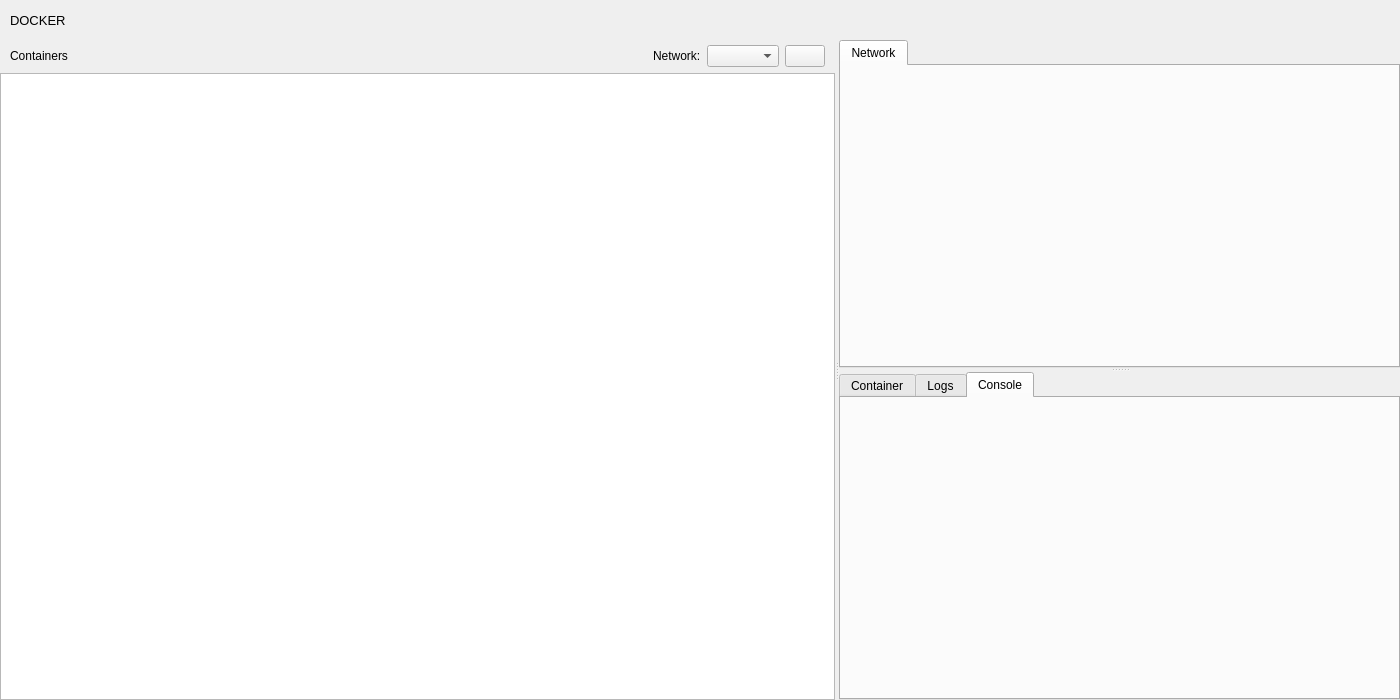
<?xml version="1.0" encoding="UTF-8"?>
<ui version="4.0">
 <class>DockerPage</class>
 <widget class="QWidget" name="DockerPage">
  <property name="geometry">
   <rect>
    <x>0</x>
    <y>0</y>
    <width>1400</width>
    <height>700</height>
   </rect>
  </property>
  <property name="windowTitle">
   <string>Form</string>
  </property>
  <layout class="QVBoxLayout" name="verticalLayout_2">
   <property name="spacing">
    <number>0</number>
   </property>
   <property name="leftMargin">
    <number>0</number>
   </property>
   <property name="topMargin">
    <number>0</number>
   </property>
   <property name="rightMargin">
    <number>0</number>
   </property>
   <property name="bottomMargin">
    <number>0</number>
   </property>
   <item>
    <widget class="QWidget" name="pageToolbar" native="true">
     <property name="sizePolicy">
      <sizepolicy hsizetype="Preferred" vsizetype="Maximum">
       <horstretch>0</horstretch>
       <verstretch>0</verstretch>
      </sizepolicy>
     </property>
     <property name="maximumSize">
      <size>
       <width>16777215</width>
       <height>40</height>
      </size>
     </property>
     <layout class="QHBoxLayout" name="headerLayout">
      <property name="leftMargin">
       <number>10</number>
      </property>
      <property name="topMargin">
       <number>5</number>
      </property>
      <property name="rightMargin">
       <number>10</number>
      </property>
      <property name="bottomMargin">
       <number>5</number>
      </property>
      <item>
       <widget class="QLabel" name="label">
        <property name="minimumSize">
         <size>
          <width>0</width>
          <height>0</height>
         </size>
        </property>
        <property name="maximumSize">
         <size>
          <width>16777215</width>
          <height>16777215</height>
         </size>
        </property>
        <property name="font">
         <font>
          <pointsize>10</pointsize>
          <weight>50</weight>
          <bold>false</bold>
         </font>
        </property>
        <property name="text">
         <string>DOCKER</string>
        </property>
       </widget>
      </item>
      <item>
       <spacer name="horizontalSpacer">
        <property name="orientation">
         <enum>Qt::Horizontal</enum>
        </property>
        <property name="sizeType">
         <enum>QSizePolicy::Maximum</enum>
        </property>
        <property name="sizeHint" stdset="0">
         <size>
          <width>158</width>
          <height>40</height>
         </size>
        </property>
       </spacer>
      </item>
     </layout>
    </widget>
   </item>
   <item>
    <widget class="QSplitter" name="dockerSplitter">
     <property name="orientation">
      <enum>Qt::Horizontal</enum>
     </property>
     <widget class="QWidget" name="layoutWidget">
      <layout class="QVBoxLayout" name="verticalLayout">
       <item>
        <layout class="QHBoxLayout" name="horizontalLayout">
         <property name="leftMargin">
          <number>10</number>
         </property>
         <property name="topMargin">
          <number>5</number>
         </property>
         <property name="rightMargin">
          <number>10</number>
         </property>
         <property name="bottomMargin">
          <number>0</number>
         </property>
         <item>
          <widget class="QLabel" name="label_2">
           <property name="text">
            <string>Containers</string>
           </property>
          </widget>
         </item>
         <item>
          <spacer name="horizontalSpacer_2">
           <property name="orientation">
            <enum>Qt::Horizontal</enum>
           </property>
           <property name="sizeHint" stdset="0">
            <size>
             <width>40</width>
             <height>20</height>
            </size>
           </property>
          </spacer>
         </item>
         <item>
          <widget class="QLabel" name="label_3">
           <property name="text">
            <string>Network:</string>
           </property>
          </widget>
         </item>
         <item>
          <widget class="QComboBox" name="dockerNetworkDropdown"/>
         </item>
         <item>
          <widget class="QPushButton" name="refreshButton">
          </widget>
         </item>
        </layout>
       </item>
       <item>
        <widget class="QTableView" name="tableView_2"/>
       </item>
      </layout>
     </widget>
     <widget class="QSplitter" name="dockerViewSplitter">
      <property name="orientation">
       <enum>Qt::Vertical</enum>
      </property>
      <widget class="QStackedWidget" name="requestStackedWidget">
       <property name="minimumSize">
        <size>
         <width>0</width>
         <height>0</height>
        </size>
       </property>
       <widget class="QTabWidget" name="dockerNetworkTabs">
        <property name="currentIndex">
         <number>0</number>
        </property>
        <widget class="QWidget" name="tab">
         <attribute name="title">
          <string>Network</string>
         </attribute>
        </widget>
       </widget>
      </widget>
      <widget class="QStackedWidget" name="responseStackedWidget">
       <widget class="QTabWidget" name="dockerContainerTabs">
        <property name="currentIndex">
         <number>2</number>
        </property>
        <widget class="QWidget" name="tab_2">
         <attribute name="title">
          <string>Container</string>
         </attribute>
        </widget>
        <widget class="QWidget" name="tab_3">
         <attribute name="title">
          <string>Logs</string>
         </attribute>
        </widget>
        <widget class="QWidget" name="tab_4">
         <attribute name="title">
          <string>Console</string>
         </attribute>
        </widget>
       </widget>
      </widget>
     </widget>
    </widget>
   </item>
  </layout>
 </widget>
 <resources/>
 <connections/>
</ui>
